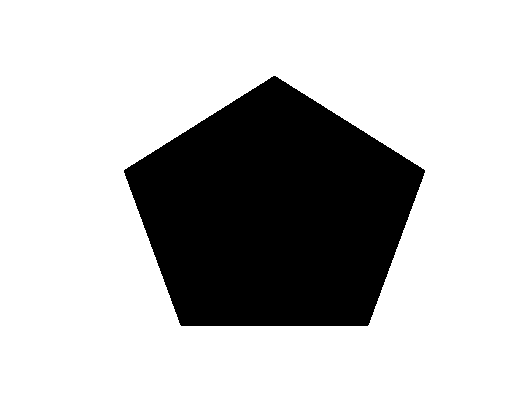
%> input picture obje_tani/veriseti/besgen.bmp, 530 x 417 px
$ octave --eval "result = resim_isle('veriseti/besgen.bmp');"   (GNU Octave 9; MATLAB toolbox functions it lacks are replaced by stand-ins)
%> lines starting %> are read from the running program, lines starting %| are printed output that depends on the picture; in (x1, y1, x2, y2) boxes, pixels count from 0 and x2, y2 are one past the last pixel; in counts of white or black regions, pixels touching at a corner belong together; the program's own positions count from 1
function donus=resim_isle(resim)
%> called with resim = 'veriseti/besgen.bmp'
resim=imread(resim);
%> resim: size 417x530 logical; 76.3% white; 1 black region, box (x1, y1, x2, y2) and area: (124, 76, 425, 326) 52402

if ~isa(resim,'logical')
resim=im2bw(resim);
end

konum=zeros(1,4);
bulduk=false;
for i=1:size(resim,1)
    for j=1:size(resim,2)
        if resim(i,j)==0
            konum(1)=i;
            bulduk=true;
            break;
        end
        if bulduk==true
            break;
        end
    end
end
%> after the loop, bulduk = true; konum = [77 0 0 0]
bulduk=false;
for i=size(resim,1):-1:1
    for j=1:size(resim,2)
        if resim(i,j)==0
            konum(2)=i;
            bulduk=true;
            break;
        end
        if bulduk==true
            break;
        end
    end
end
%> after the loop, konum = [77 326 0 0]
bulduk=false;
for i=1:size(resim,2)
    for j=1:size(resim,1)
        if resim(j,i)==0
            konum(3)=i;
            bulduk=true;
            break;
        end
        if bulduk==true
            break;
        end
    end
end
%> after the loop, konum = [77 326 125 0]
bulduk=false;
for i=size(resim,2):-1:1
    for j=1:size(resim,1)
        if resim(j,i)==0
            konum(4)=i;
            bulduk=true;
            break;
        end
        if bulduk==true
            break;
        end
    end
end
%> after the loop, konum = [77 326 125 425]
resim=resim(konum(1):konum(2),konum(3):konum(4));
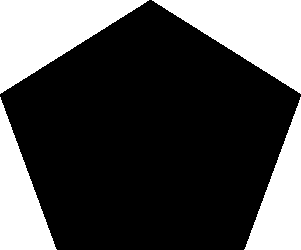
%> resim: size 250x301 logical; 30.4% white; 4 white regions, box (x1, y1, x2, y2) and area: (0, 0, 149, 94) 7058, (152, 0, 301, 94) 7052, (0, 97, 57, 250) 4373, (244, 97, 301, 250) 4365
resim=imresize(resim,[200 200]);
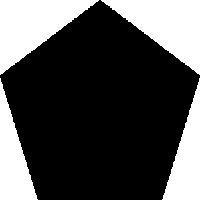
%> resim: size 200x200 logical; 30.4% white; 4 white regions, box (x1, y1, x2, y2) and area: (0, 0, 99, 75) 3753, (101, 0, 200, 75) 3750, (0, 78, 38, 200) 2332, (162, 78, 200, 200) 2328
resim=1-resim;
%> `result = resim_isle('veriseti/besgen.bmp');`: result = [0.616 0.617 0.775 0.775]

donus=zeros(1,4);
donus(1)=sum(sum(resim(1:100,1:100)))/10000;
donus(2)=sum(sum(resim(1:100,101:200)))/10000;
donus(3)=sum(sum(resim(101:200,1:100)))/10000;
donus(4)=sum(sum(resim(101:200,101:200)))/10000;

% figure;
% imshow(resim);

end

$ run again, on obje_tani/veriseti/daire.bmp
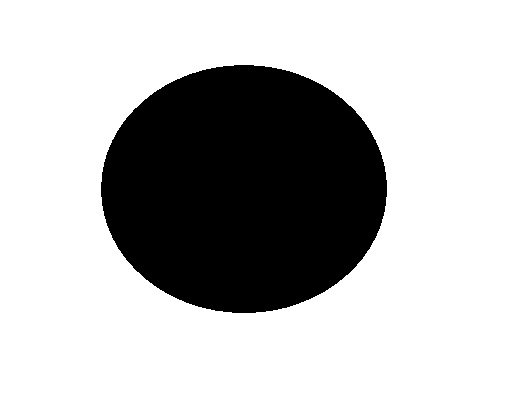
%> input picture obje_tani/veriseti/daire.bmp, 530 x 417 px
%> after the loop in resim_isle, `for i=1:size(resim,1)`: bulduk = true; konum = [66 0 0 0]
%> after the loop in resim_isle, `for i=size(resim,1):-1:1`: konum = [66 313 0 0]
%> after the loop in resim_isle, `for i=1:size(resim,2)`: konum = [66 313 102 0]
%> after the loop in resim_isle, `for i=size(resim,2):-1:1`: konum = [66 313 102 387]
%> in resim_isle, `resim=resim(konum(1):konum(2),konum(3):konum(4));`:
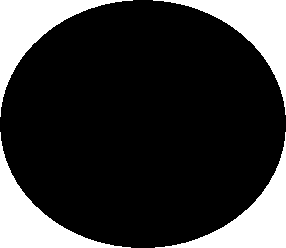
%> resim: size 248x286 logical; 21.5% white; 4 white regions, box (x1, y1, x2, y2) and area: (0, 0, 133, 117) 3834, (153, 0, 286, 115) 3823, (0, 132, 131, 248) 3820, (155, 132, 286, 248) 3807
%> in resim_isle, `resim=imresize(resim,[200 200]);`:
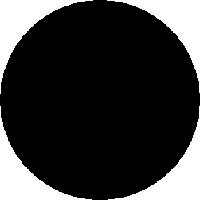
%> resim: size 200x200 logical; 21.6% white; 4 white regions, box (x1, y1, x2, y2) and area: (0, 0, 93, 94) 2162, (107, 0, 200, 93) 2157, (0, 106, 92, 200) 2156, (108, 106, 200, 200) 2148
%> result = [0.784 0.784 0.784 0.785]

$ run again, on obje_tani/veriseti/deltoit.bmp
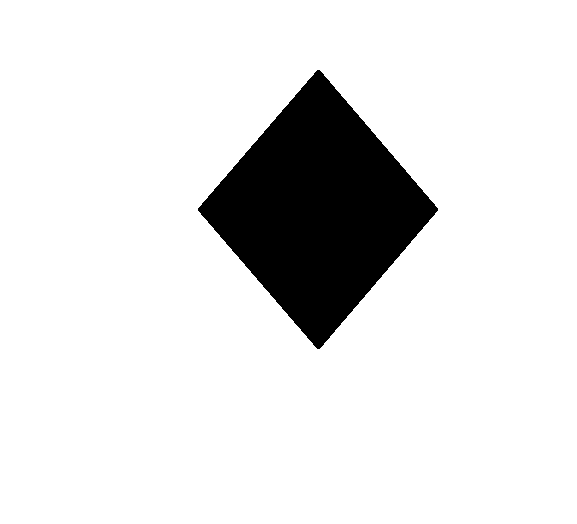
%> input picture obje_tani/veriseti/deltoit.bmp, 577 x 524 px
%> after the loop in resim_isle, `for i=1:size(resim,1)`: bulduk = true; konum = [71 0 0 0]
%> after the loop in resim_isle, `for i=size(resim,1):-1:1`: konum = [71 349 0 0]
%> after the loop in resim_isle, `for i=1:size(resim,2)`: konum = [71 349 199 0]
%> after the loop in resim_isle, `for i=size(resim,2):-1:1`: konum = [71 349 199 438]
%> in resim_isle, `resim=resim(konum(1):konum(2),konum(3):konum(4));`:
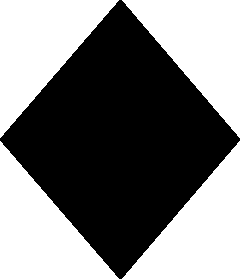
%> resim: size 279x240 logical; 49.2% white; 4 white regions, box (x1, y1, x2, y2) and area: (0, 0, 119, 138) 8273, (0, 141, 119, 279) 8265, (122, 0, 240, 138) 8195, (122, 141, 240, 279) 8195
%> in resim_isle, `resim=imresize(resim,[200 200]);`:
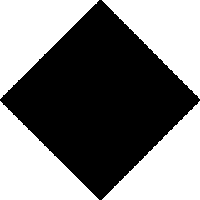
%> resim: size 200x200 logical; 49.1% white; 4 white regions, box (x1, y1, x2, y2) and area: (0, 0, 99, 99) 4945, (0, 101, 99, 200) 4940, (102, 0, 200, 99) 4887, (102, 101, 200, 200) 4887
%> result = [0.505 0.511 0.506 0.511]

$ run again, on obje_tani/veriseti/dikucgen.bmp
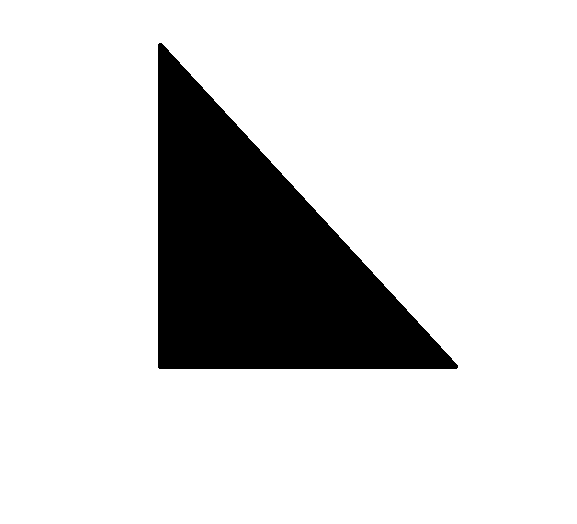
%> input picture obje_tani/veriseti/dikucgen.bmp, 577 x 524 px
%> after the loop in resim_isle, `for i=1:size(resim,1)`: bulduk = true; konum = [44 0 0 0]
%> after the loop in resim_isle, `for i=size(resim,1):-1:1`: konum = [44 369 0 0]
%> after the loop in resim_isle, `for i=1:size(resim,2)`: konum = [44 369 159 0]
%> after the loop in resim_isle, `for i=size(resim,2):-1:1`: konum = [44 369 159 458]
%> in resim_isle, `resim=resim(konum(1):konum(2),konum(3):konum(4));`:
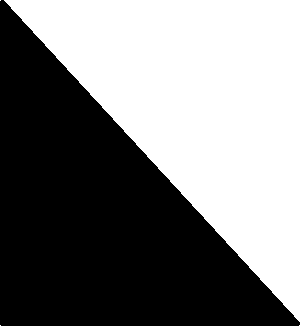
%> resim: size 326x300 logical; 48.9% white; 4 white regions (3 under 20 px), largest, box (x1, y1, x2, y2) and area: (4, 0, 300, 322) 47789
%> in resim_isle, `resim=imresize(resim,[200 200]);`:
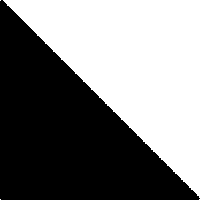
%> resim: size 200x200 logical; 48.8% white; 4 white regions (3 under 20 px), largest, box (x1, y1, x2, y2) and area: (3, 0, 200, 198) 19533
%> result = [0.524 0.0003 1 0.522]
